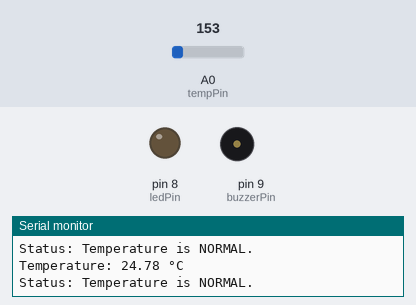
Bench run of a sketch on a simulated Arduino Uno, built with avr-gcc and run on an emulated ATmega328P. Shown: output pins drawn as LEDs (lit = HIGH), buzzer (waves = sounding, pin HIGH), the last lines printed to the serial monitor. The inputs (shaded band) are chosen by the test bench; at power-on: A0 (tempPin) = 153.

Above: at 1.8 s.
1.9 s: A0 (tempPin) set to 180
At 2.9 s:
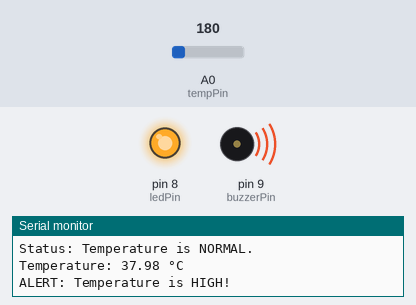
3.5 s: A0 (tempPin) set to 133
At 4.5 s:
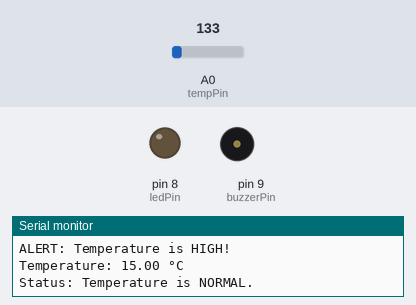
5.5 s: A0 (tempPin) set to 165
At 7.3 s:
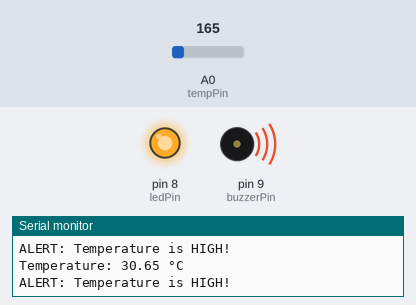
Timing chart, 0 to 8.8 s (numbered marks = the images above; inputs shaded):
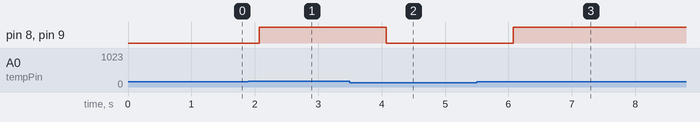

The sketch:

Smart_Temperature_Monitor.ino
```cpp
const int tempPin = A0;
const int ledPin = 8;
const int buzzerPin = 9;

const float threshold = 30.0;

void setup() {
  pinMode(ledPin, OUTPUT);
  pinMode(buzzerPin, OUTPUT);

  Serial.begin(9600);

  Serial.println("Smart Temperature Monitoring System");
  Serial.println("-----------------------------------");
}

void loop() {

  int sensorValue = analogRead(tempPin);

  float voltage = sensorValue * (5.0 / 1023.0);

  float temperature = (voltage - 0.5) * 100.0;

  Serial.print("Temperature: ");
  Serial.print(temperature);
  Serial.println(" °C");

  if (temperature >= threshold) {

    digitalWrite(ledPin, HIGH);
    digitalWrite(buzzerPin, HIGH);

    Serial.println("ALERT: Temperature is HIGH!");

  }
  else {

    digitalWrite(ledPin, LOW);
    digitalWrite(buzzerPin, LOW);

    Serial.println("Status: Temperature is NORMAL.");
  }

  Serial.println();

  delay(1000);
}
```

Measured:
- the behaviour switches between 163 and 164 on A0 (tempPin) (found by bisection; images 0 and 1)
- after the input at 1.9 s, pin 8 (ledPin), pin 9 (buzzerPin): LOW → HIGH after 0.17 s
- after the input at 3.5 s, pin 8 (ledPin), pin 9 (buzzerPin): HIGH → LOW after 0.57 s
- after the input at 5.5 s, pin 8 (ledPin), pin 9 (buzzerPin): LOW → HIGH after 0.58 s
